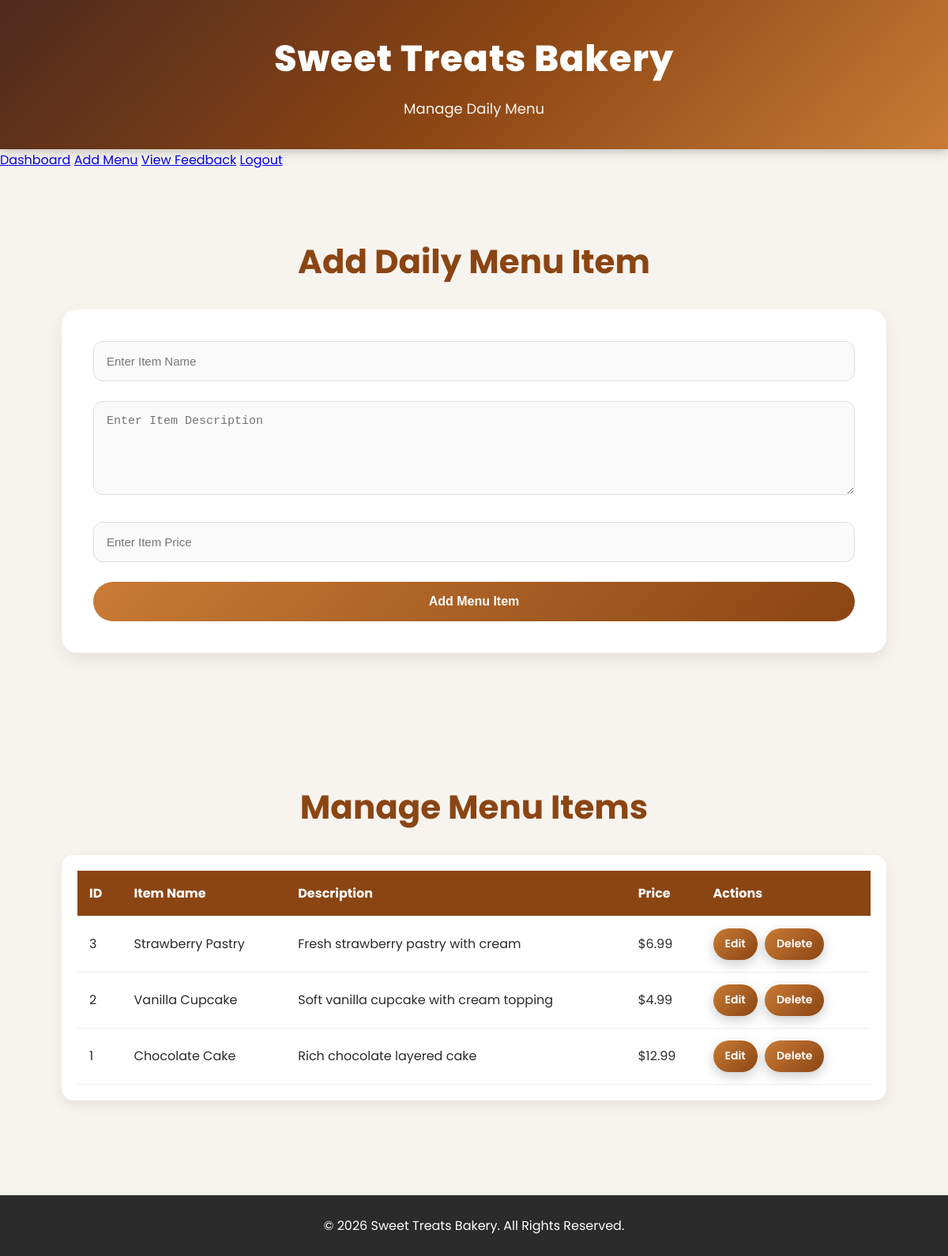
The app's page /admin/add_menu.php (signed in) with its own data.
### tables this page shows
CREATE TABLE menu_items (

    id INT AUTO_INCREMENT PRIMARY KEY,

    item_name VARCHAR(255) NOT NULL,

    description TEXT NOT NULL,

    price DECIMAL(10,2) NOT NULL

);

### admin/add_menu.php (the view, shortened to what this page needs)
<?php
include("../includes/db.php");
?>
<!DOCTYPE html>
<html lang="en">
<head>
    <link rel="stylesheet" href="../css/style.css">
</head>
<body>
    <header>
        <h1>Sweet Treats Bakery</h1>
        <p>Manage Daily Menu</p>
    </header>
    <nav>
        <a href="dashboard.php">Dashboard</a>
        <a href="add_menu.php">Add Menu</a>
        <a href="view_feedback.php">View Feedback</a>
        <a href="logout.php">Logout</a>
    </nav>
    <section class="feedback-section">
        <div class="container">
            <h1>Add Daily Menu Item</h1>
            <form method="POST" class="feedback-form">
                <input
                    type="text"
                    name="item_name"
                    placeholder="Enter Item Name"
                    required
                >
                <textarea
                    name="description"
                    rows="5"
                    placeholder="Enter Item Description"
                    required
                ></textarea>
                <input
                    type="number"
                    step="0.01"
                    name="price"
                    placeholder="Enter Item Price"
                    required
                >
                <button type="submit" name="add_menu">
                    Add Menu Item
                </button>
            </form>
        </div>
    </section>
    <section class="menu-section">
        <div class="container">
            <h1>Manage Menu Items</h1>
            <div class="table-container">
                <table>
                    <tr>
                        <th>ID</th>
                        <th>Item Name</th>
                        <th>Description</th>
                        <th>Price</th>
                        <th>Actions</th>
                    </tr>
                    <?php
                    $select = "SELECT * FROM menu_items ORDER BY id DESC";
                    $result = mysqli_query($conn, $select);
                    if(mysqli_num_rows($result) > 0){
                        while($row = mysqli_fetch_assoc($result)){
                    ?>
                    <tr>
                        <td>
                            <?php echo $row['id']; ?>
                        </td>
                        <td>
                            <?php echo htmlspecialchars($row['item_name']); ?>
                        </td>
                        <td>
                            <?php echo htmlspecialchars($row['description']); ?>
                        </td>
                        <td>
                            $<?php echo htmlspecialchars($row['price']); ?>
                        </td>
                        <td>
                            <a
                                href="edit_menu.php?id=<?php echo $row['id']; ?>"
                                class="btn"
                            >
                                Edit
                            </a>
                            <a
                                href="delete_menu.php?id=<?php echo $row['id']; ?>"
                                class="btn"
                                onclick="return confirm('Are you sure you want to delete this item?')"
                            >
                                Delete
                            </a>
                        </td>
                    </tr>
                    <?php
                        }
                    }
                    ?>
                </table>
            </div>
        </div>
    </section>
    <footer>
        <p>
            © <?php echo date("Y"); ?> Sweet Treats Bakery.
            All Rights Reserved.
        </p>
    </footer>
</body>
</html>

### css/style.css (style rules this page uses)
* { margin: 0; padding: 0; box-sizing: border-box; }
html { scroll-behavior: smooth; }
body { font-family: 'Poppins', sans-serif; background: #f7f4ef; color: #2b2b2b; line-height: 1.7; overflow-x: hidden; opacity: 1; transition: 0.4s ease; }
header { background: linear-gradient(135deg, #4e2a1e, #8b4513, #c97b36); color: white; text-align: center; padding: 35px 20px; box-shadow: 0 4px 12px rgba(0,0,0,0.2); }
header h1 { font-size: 46px; font-weight: 800; letter-spacing: 1px; }
header p { margin-top: 10px; font-size: 18px; opacity: 0.95; }
.container { width: 90%; max-width: 1200px; margin: auto; }
section { padding: 80px 20px; }
.btn { display: inline-block; background: linear-gradient(135deg, #c97b36, #8b4513); color: white; padding: 15px 35px; border-radius: 50px; text-decoration: none; font-weight: 600; transition: 0.3s ease; box-shadow: 0 5px 15px rgba(0,0,0,0.2); border: none; cursor: pointer; }
.feedback-section h1, .menu-section h1, .feedback-display h2 { text-align: center; margin-bottom: 25px; color: #8b4513; font-size: 42px; }
.feedback-form { background: white; padding: 40px; border-radius: 20px; box-shadow: 0 8px 20px rgba(0,0,0,0.08); }
.feedback-form input, .feedback-form textarea, .search-box { width: 100%; padding: 16px; margin-bottom: 25px; border: 1px solid #ddd; border-radius: 12px; background: #fafafa; transition: 0.3s ease; font-size: 15px; }
.feedback-form button { width: 100%; border: none; background: linear-gradient(135deg, #c97b36, #8b4513); color: white; padding: 16px; border-radius: 50px; font-size: 16px; font-weight: 600; cursor: pointer; }
.table-container { overflow-x: auto; background: white; padding: 20px; border-radius: 15px; box-shadow: 0 6px 15px rgba(0,0,0,0.08); }
table { width: 100%; border-collapse: collapse; }
table th, table td { padding: 15px; border-bottom: 1px solid #eee; text-align: left; }
table th { background: #8b4513; color: white; }
table .btn { padding: 8px 15px; font-size: 14px; margin-right: 5px; }
footer { background: #2b2b2b; color: white; text-align: center; padding: 25px; margin-top: 40px; }

### records on screen
menu_items: id "3", item_name "Strawberry Pastry", description "Fresh strawberry pastry with cream", price "6.99"
menu_items: id "2", item_name "Vanilla Cupcake", description "Soft vanilla cupcake with cream topping", price "4.99"
menu_items: id "1", item_name "Chocolate Cake", description "Rich chocolate layered cake", price "12.99"
